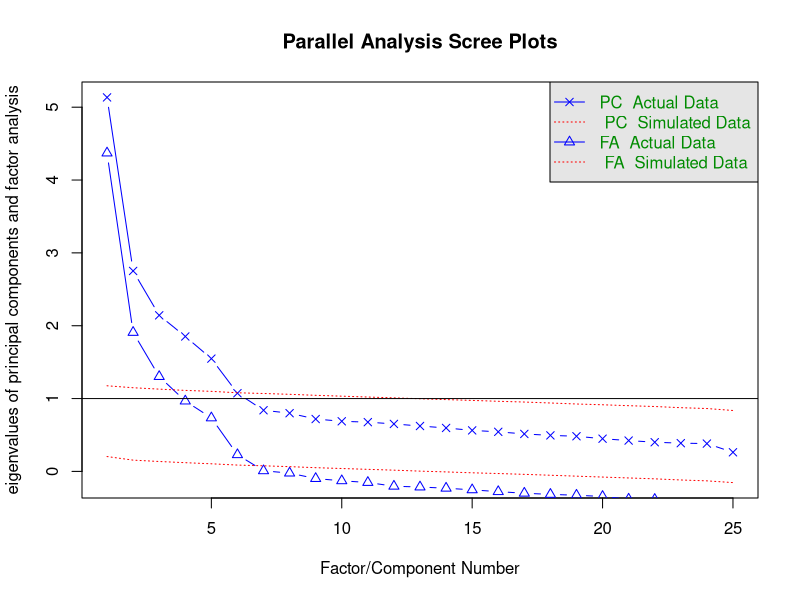
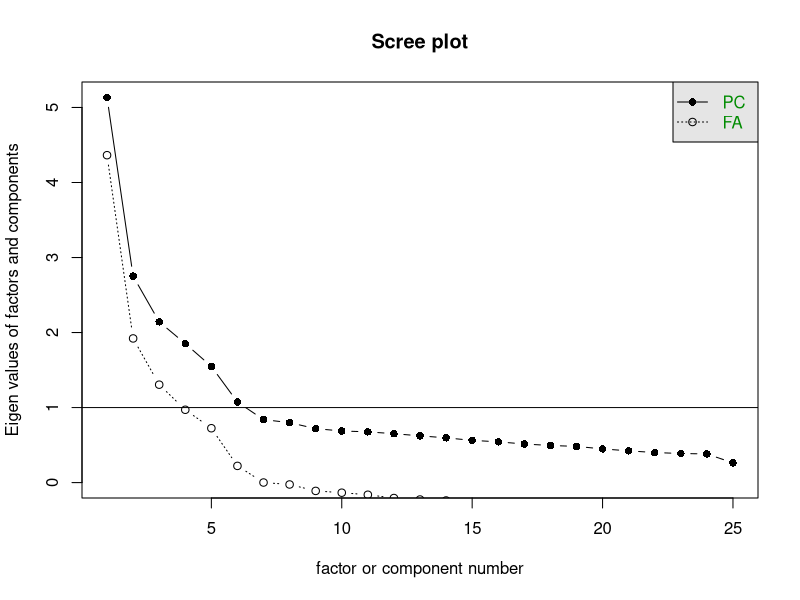
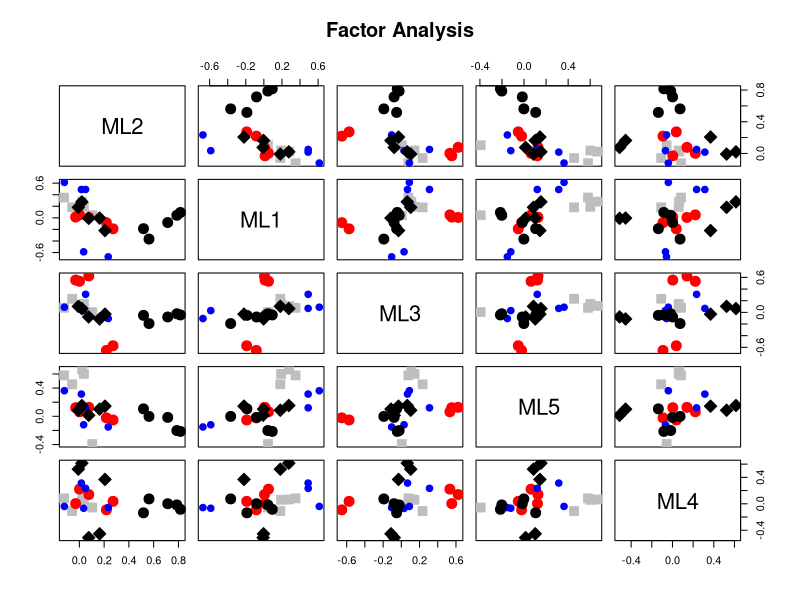
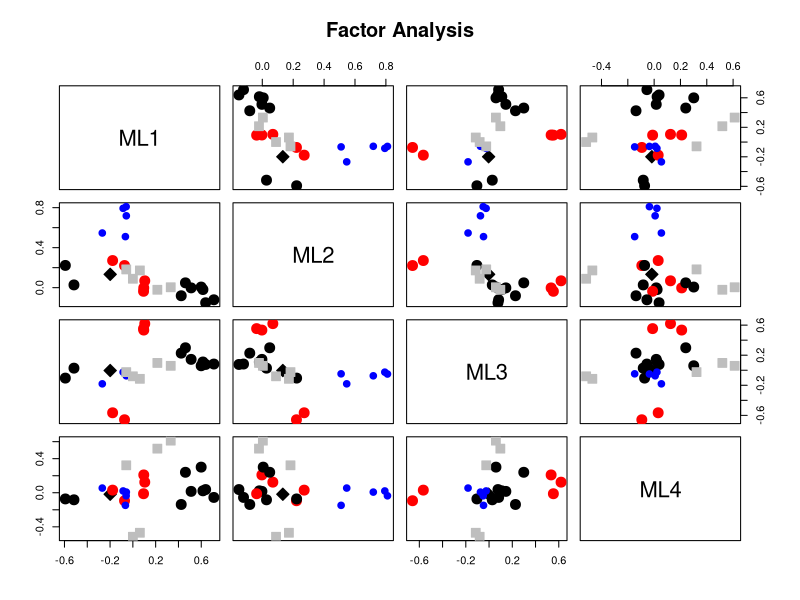

R code for these plots, in order:
## ---- chunk 1
library(psych)
data(bfi)
summary(bfi)
bfi.R <- cor(bfi[, 1:25], use = 'complete.obs')
p1 <- principal(bfi.R, rotate='varimax', n.obs = 2800)
fa.parallel(bfi.R, n.obs=2800, fm='ml')
#v1 <- VSS(bfi.R, 8, fm='ml', n.obs = 2800)
#v1
scree(bfi.R)
## ---- chunk 2
ml5.out <- fa(bfi.R, nfactors = 5, rotate = "varimax", fm='ml', n.obs = 2800)
ml5.out$loadings
plot(ml5.out, cut=0.3, cex = 2)
## ---- chunk 3
ml4.out <- fa(bfi.R, nfactors = 4, rotate = "varimax", fm='ml', n.obs = 2800)
ml4.out$loadings
plot(ml4.out, cut=0.3, cex = 2)
## ---- chunk 4
bfi.scores <- factor.scores(bfi[1:25], ml5.out)
head(bfi.scores$scores)

for (i in 1:5){
  print(t.test(bfi.scores$scores[, i], bfi$gender))
  print(summary(lm(bfi.scores$scores[, i] ~ age + education, data = bfi)))
}

